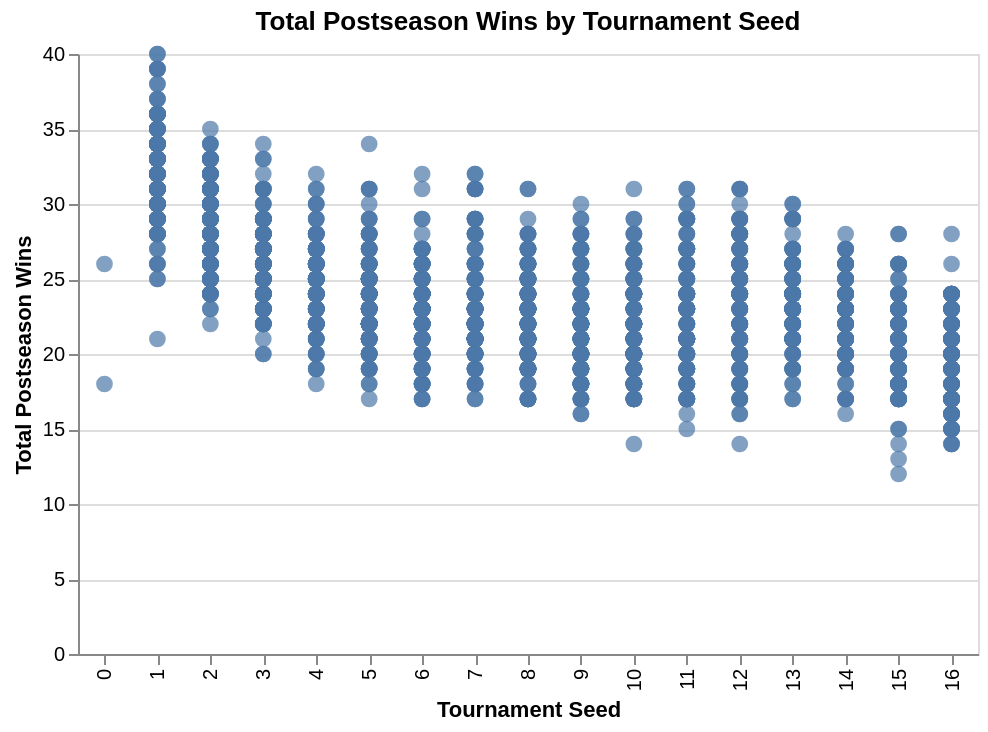

The notebook cell this image was saved under:
### Markdown cell above
This scatter plot explores how a team's initial tournament seed impacts their total postseason wins. It is crucial for our analysis as seeding reflects expert evaluation and historical strength of schedule, allowing us to test whether higher-seeded teams reliably secure more wins during the tournament.

### Code cell
vis1 = alt.Chart(tidied_df).mark_circle(size=70).encode(
    x=alt.X('seed:O', title='Tournament Seed'),
    y=alt.Y('total_wins:Q', title='Total Postseason Wins'),
).properties(
    title='Total Postseason Wins by Tournament Seed',
    width=450,
    height=300
)

vis1

### Figure 1 — Vega-Lite specification as saved in the notebook (floating-point values rounded to 4 significant figures; data arrays with more than 128 entries replaced by an {"elided": "..."} marker saying what was removed)
{"config": {"view": {"continuousWidth": 300, "continuousHeight": 300}}, "data": {"name": "data-06180e43ab5302704ef964cf16c4cf9d"}, "mark": {"type": "circle", "size": 70}, "encoding": {"x": {"field": "seed", "title": "Tournament Seed", "type": "ordinal"}, "y": {"field": "total_wins", "title": "Total Postseason Wins", "type": "quantitative"}}, "height": 300, "title": "Total Postseason Wins by Tournament Seed", "width": 450, "$schema": "https://vega.github.io/schema/vega-lite/v5.20.1.json", "datasets": {"data-06180e43ab5302704ef964cf16c4cf9d": {"elided": "2031 records"}}}
